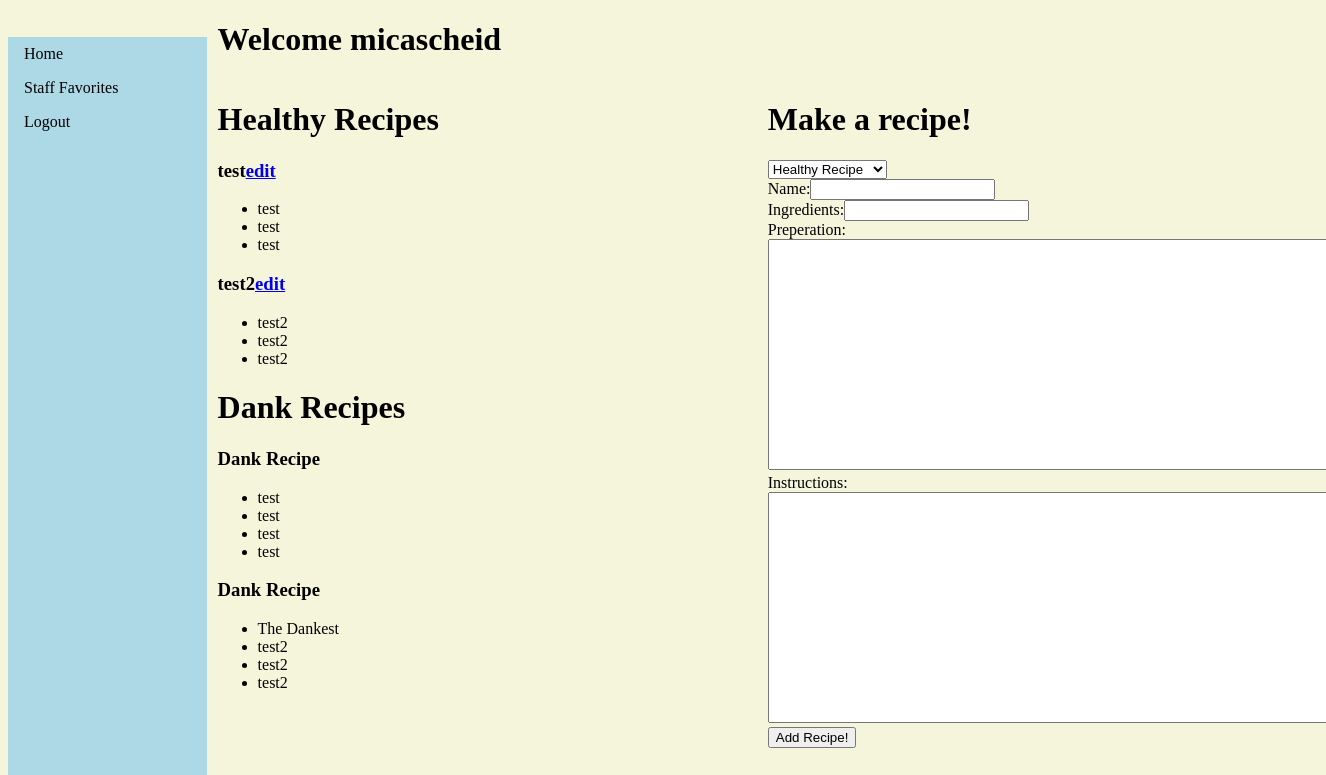
The app's page /profile (signed in), older data.
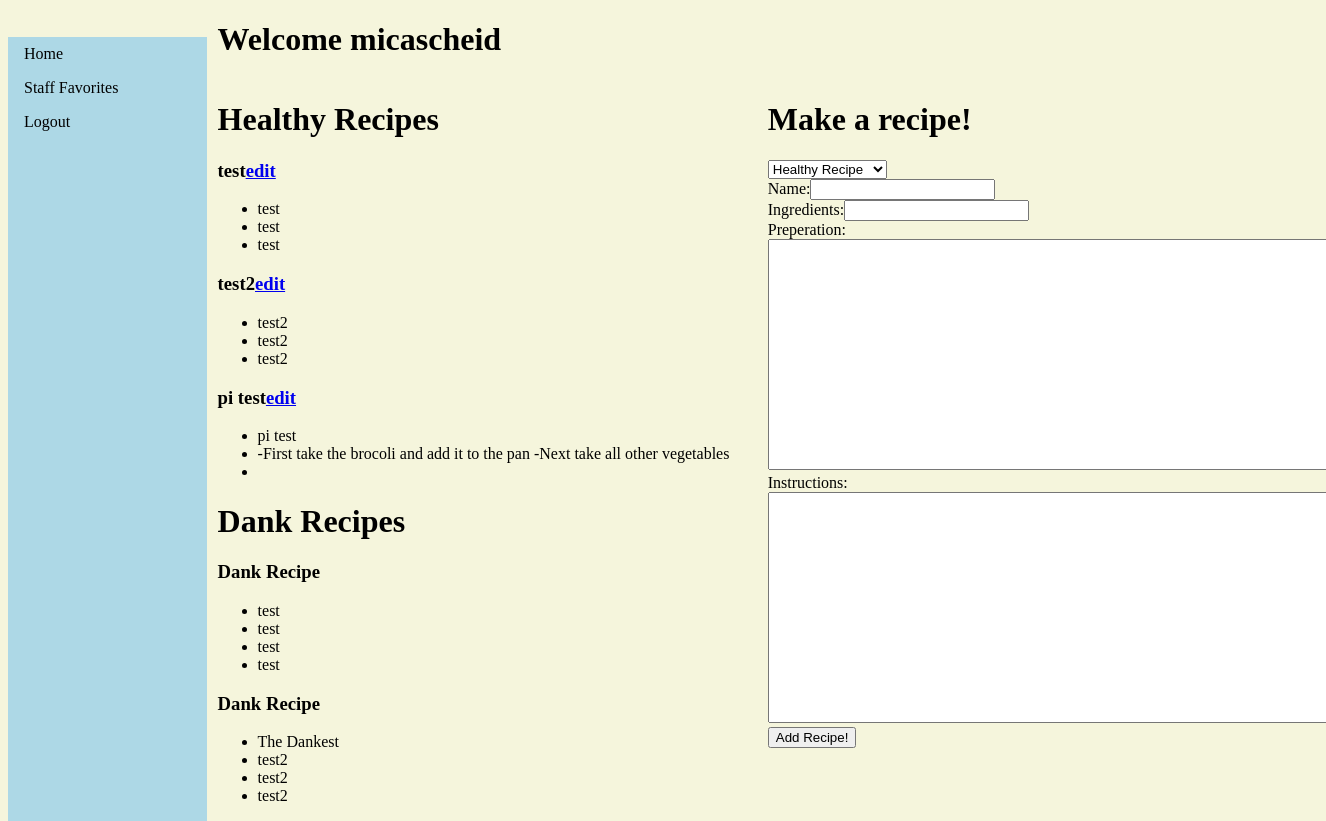
The same page, newer data.
### app.py (models this page shows)
class User(UserMixin, db.Model):
    id       = db.Column(db.Integer, primary_key=True)
    username = db.Column(db.String(20), unique=True, nullable=False)
    password = db.Column(db.String(40), nullable=False)
    name     = db.Column(db.String(40), nullable=False)
    hlthyrec = db.relationship('HlthyRec', backref='user')
    dankrec  = db.relationship('DankRec', backref='user')

class HlthyRec(db.Model):
    id =            db.Column(db.Integer, primary_key=True)
    name        =   db.Column(db.String(100))
    ingredients =   db.Column(db.String(1000))
    preperation =   db.Column(db.String(10000))
    cooking     =   db.Column(db.String(10000))
    userId      =   db.Column(db.Integer, db.ForeignKey('user.id'))

class DankRec(db.Model):
    id          = db.Column(db.Integer, primary_key=True)
    name        = db.Column(db.String(100))
    ingredients = db.Column(db.String(1000))
    preperation = db.Column(db.String(10000))
    cooking     = db.Column(db.String(1000))
    userId      = db.Column(db.Integer, db.ForeignKey('user.id'))

### app.py (the view, shortened to what this page needs)
@app.route('/profile', methods=['POST', 'GET'])
@login_required
def usershit():
    id = current_user.id
    hlthyRecs = HlthyRec.query.filter_by(userId=id)
    dankRecs = DankRec.query.filter_by(userId=id)
    username = current_user.username
    return render_template('profile.html', hlthyRecs=hlthyRecs, dankRecs=dankRecs,
                           username=username)

### app.py (called while the page is built)
@login_manager.user_loader
def load_user(uid):
    user = User.query.get(uid)
    return user

### templates/profile.html (shortened to what this page needs)
<!DOCTYPE html>
<html lang="en">
<head>
</head>
<body>
    {% extends "base.html" %}
    {% block content %}
    <div class="main">
        <h1>Welcome {{username}}</h1>
        <div id="myrecipes">
            <h1>Healthy Recipes</h1>
            {% if hlthyRecs %}
                {% for item in hlthyRecs %}
                    <h3>{{item.name}}<a href="/editrec">edit</a> </h3>
                    <ul>
                        <li>{{item.ingredients}}</li>
                        <li>{{item.preperation}}</li>
                        <li>{{item.cooking}}</li>
                    </ul>
                {% endfor %}
            {% endif %}
            <h1>Dank Recipes</h1>
            {% if dankRecs %}
                {% for dankRec in dankRecs %}
                    <h3>Dank Recipe</h3>
                    <ul>
                        <li>{{dankRec.name}}</li>
                        <li>{{dankRec.ingredients}}</li>
                        <li>{{dankRec.preperation}}</li>
                        <li>{{dankRec.cooking}}</li>
                    </ul>
                {% endfor %}
            {% endif %}
        </div>
        <div id="addrecipes">
            <h1>Make a recipe!</h1>
            <form action="/profile" method="POST">
                <select name="recType">
                    <option name="hlthyRec">Healthy Recipe</option>
                </select><br>
                Name:<input type="text" name="recname"><br>
                Ingredients:<input type="text" name="ingredients"><br>
                <label for="preperation">Preperation:</label><br>
                <textarea name="preperation" id="preperation" rows="15" cols="75"></textarea><br>
                <label for="instructions">Instructions:</label><br>
                <textarea name="cooking" id="instructions" rows="15" cols="75"></textarea><br>
                <input type="submit" value="Add Recipe!">
            </form>
        </div>
        {% endblock %}

### templates/base.html (shortened to what this page needs)
<!DOCTYPE html>
<html lang="en">
<head>
    <link rel="stylesheet" href="{{ url_for('static', filename='styles/main.css') }}">
</head>
<body>
    <nav>
        <ul>
            <li><a href="/">Home</a></li>
            <li><a href="/staffavs">Staff Favorites</a></li>
            <li id="login"><a href="/login">Login</a></li>
        </ul>
    </nav>
    {% block content %}{% endblock %}
</body>
</html>

### static/styles/main.css (style rules this page uses)
body { background-color: beige; }
nav ul { list-style: none; width: 15%; background-color: lightblue; padding: 0; height: 100%; position: fixed; }
nav ul li a { display: block; color: #000; text-decoration: none; padding:8px 16px; }
div.main { width: 84%; margin-left: 16%; }
#myrecipes { width: 50%; word-break: break-all; float: left; }
#addrecipes { float: left; width: 50%; }

Row changes from the older to the newer data that the page shows:
added HlthyRec: name "pi test", ingredients "pi test", preperation "-First take the brocoli and add it to the pan -Next take all other vegetables"
